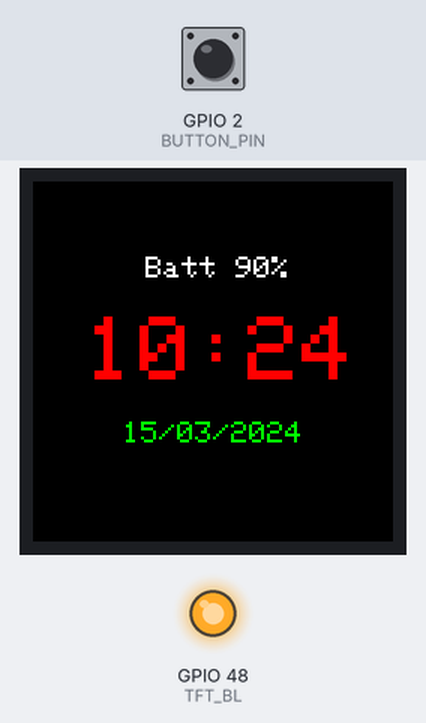
Recording of a sketch running on a simulated ESP32. On the bench: 240×240 colour display, output pins drawn as LEDs (lit = HIGH). The inputs (shaded band) are chosen by the test bench; at power-on: GPIO 2 (BUTTON_PIN) HIGH. WiFi joins after 1.5 s; servers stay silent unless stated; uploads are accepted with an empty reply; the local clock reads 2024-03-15 10:24:30 at power-on unless the sketch sets it; the camera gives no picture; what the sketch prints to the serial monitor is not drawn.

Above: at 3.7 s.
3.8 s: GPIO 2 (BUTTON_PIN) pulled LOW for 3.2 s
At 7.6 s:
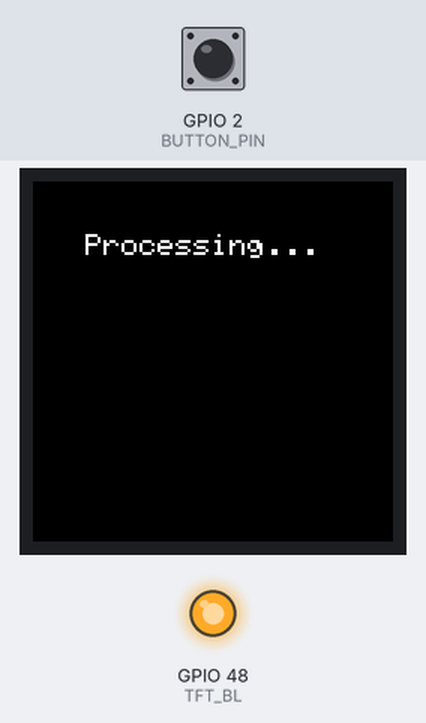
10.0 s: GPIO 2 (BUTTON_PIN) pulled LOW for 1 s
At 12.0 s:
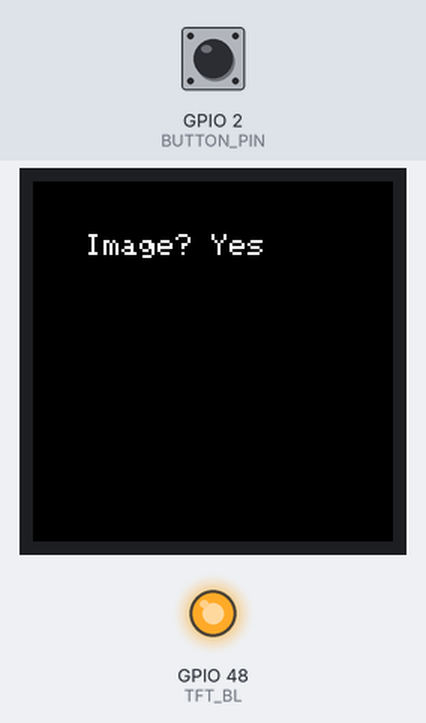
12.5 s: GPIO 2 (BUTTON_PIN) pulled LOW for 3.2 s
At 18.3 s:
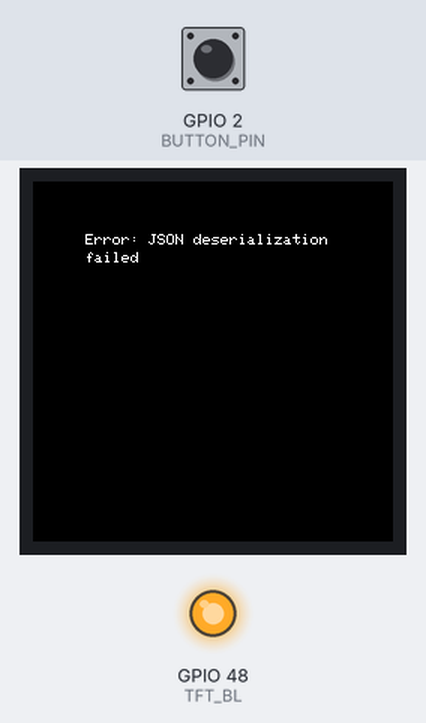
18.6 s: GPIO 2 (BUTTON_PIN) pulled LOW for 0.25 s
At 20.4 s:
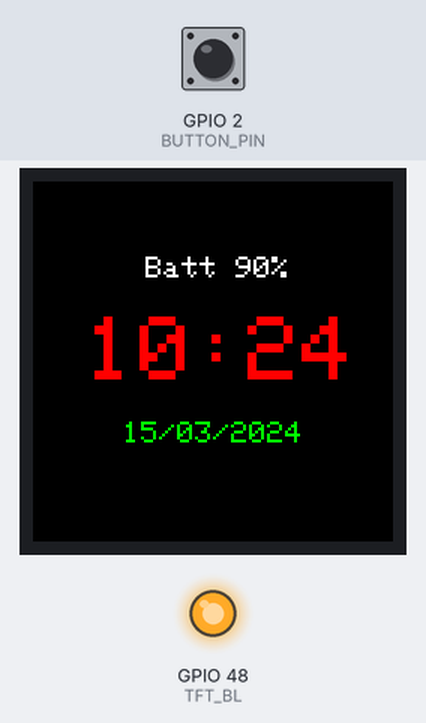
20.7 s: GPIO 2 (BUTTON_PIN) pulled LOW for 0.25 s
At 22.0 s:
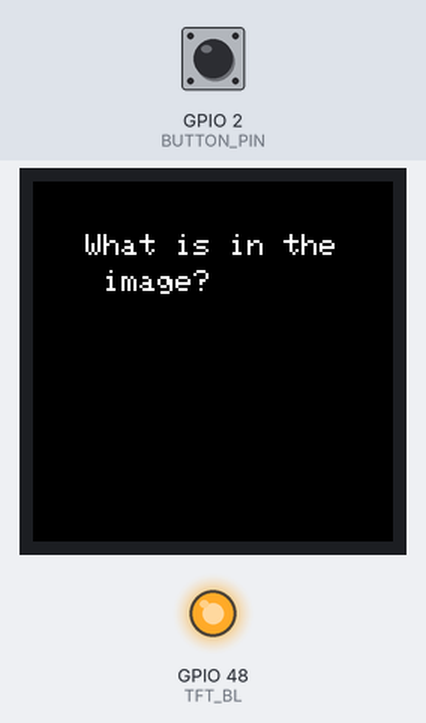
22.6 s: GPIO 2 (BUTTON_PIN) pulled LOW for 0.25 s
At 24.4 s:
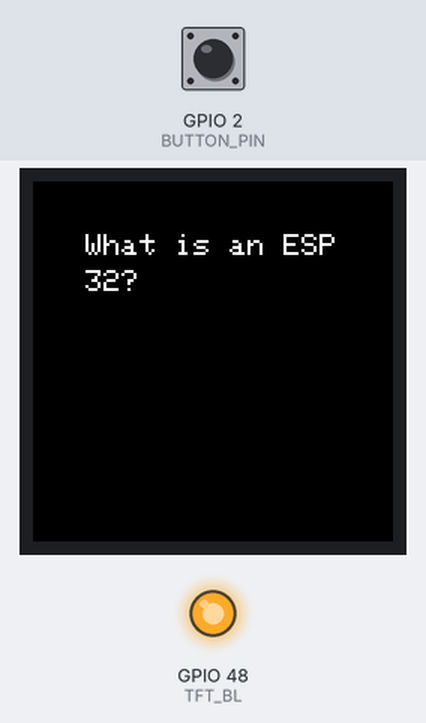
Timing chart, 0 to 25.4 s (numbered marks = the images above; inputs shaded):
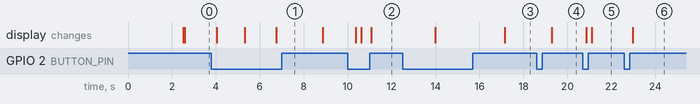

The sketch:

main.ino
```cpp
// Author: Max Finch
// Date: 02/09/2024


#include <WiFi.h>
#include "openai_functions.h"
#include "espcam_functions.h"
#include "display_functions.h"
#include <freertos/FreeRTOS.h>
#include <freertos/task.h>
#define BUTTON_PIN  2


const char* ssid = "Transponder Snail";
const char* password = "";
const char* apiKey = "";
const char* content = "\"You are an AI assistant named Alex. You sound professional and don't talk more than needed. You are able to explain things simply and can give real life examples to complex concepts asked by the user.\"";


enum DisplayMode {
  QUESTION_CYCLE,
  DISPLAY_TIME_DATE,
  IMAGE_YN,
  TAKE_IMG,
  PROCESSING,
  DISP_OUTPUT
};

enum TaskState {
  INITIAL,
  WAIT_FOR_INPUT,
  WAIT_FOR_IMAGE_DECISION,
  WAIT_FOR_IMAGE_CAPTURE,
  PROCESS_QUERY
};

TaskState state = INITIAL;
String response = "";
const char* questions[] = {
    "Who are you?",
    "What is in the image?",
    "What is an ESP32?"
};

const int questionsCount = sizeof(questions) / sizeof(questions[0]);
int currentQuestionIndex = 0;
unsigned long buttonPressStartTime = 0;
bool isButtonBeingPressed = false;
volatile DisplayMode displayMode = DISPLAY_TIME_DATE; // Default to showing time and date


void DisplayTask(void * parameter) {
  for (;;) {

    if (displayMode == QUESTION_CYCLE)
    {
        delay(50);
    }else if (displayMode == DISPLAY_TIME_DATE) {
      updateDisplay();
    } else if (displayMode == IMAGE_YN) {

    } else if (displayMode == TAKE_IMG) {
      displayText("Take Image", 2, 12, 24);

    }else if (displayMode == PROCESSING) {
      displayText("Processing...", 2, 12, 24);

    }else if (displayMode == DISP_OUTPUT) {
      displayText(response);

    }

    vTaskDelay(pdMS_TO_TICKS(1000)); // Refresh rate
  }
}


void AITask(void * parameter) {


    TaskState state = INITIAL;
    static String imageUrl = "";
    static String input = "";
    bool isButtonBeingPressed = false;
    unsigned long buttonPressStartTime = 0;
    bool isImageNeeded = false;

    for (;;) {

        switch (state) {
            case INITIAL:
              // Stay in this state until the button is pressed to start the interaction
              if (digitalRead(BUTTON_PIN) == LOW) {
                // Debounce and ensure it's a genuine press
                delay(50);
                if (digitalRead(BUTTON_PIN) == LOW) {
                  displayMode = QUESTION_CYCLE; // Move to displaying questions
                  state = WAIT_FOR_INPUT; // Update state to start cycling questions
                  displayText(questions[currentQuestionIndex], 2, 12, 24); // Show the first question immediately
                }
              }
              vTaskDelay(pdMS_TO_TICKS(100));
              break;
            case WAIT_FOR_INPUT:

              if (digitalRead(BUTTON_PIN) == LOW ) { // Button is pressed
                if (!isButtonBeingPressed) { // Initial press
                    isButtonBeingPressed = true;
                    buttonPressStartTime = millis();
                } else if (millis() - buttonPressStartTime > 1000) { // Long press
                    // Select the current question
                    input = questions[currentQuestionIndex];
                    Serial.println(input);
                    isButtonBeingPressed = false; // Reset press detection
                    displayMode = IMAGE_YN;
                    state = WAIT_FOR_IMAGE_DECISION;
                    displayText(isImageNeeded ? "Image? Yes" : "Image? No", 2, 12, 24);

                }
              } else if (isButtonBeingPressed) { // Button was released before a long press
                  isButtonBeingPressed = false;
                  currentQuestionIndex = (currentQuestionIndex + 1) % questionsCount; // Cycle to the next question
                  displayText(questions[currentQuestionIndex], 2, 12, 24);
                  Serial.println(questions[currentQuestionIndex]); // Debug print, show next question

              }
              vTaskDelay(pdMS_TO_TICKS(100));
              break;

            case WAIT_FOR_IMAGE_DECISION:

              if (digitalRead(BUTTON_PIN) == LOW ) { // Button is pressed
                    if (!isButtonBeingPressed) {
                        isButtonBeingPressed = true;
                        buttonPressStartTime = millis();
                    } else if (millis() - buttonPressStartTime > 1000) { // Long press
                      state = isImageNeeded ? WAIT_FOR_IMAGE_CAPTURE : PROCESS_QUERY;
                      displayMode = isImageNeeded ? TAKE_IMG : PROCESSING;
                      delay(1000);

                    }
              } else if (isButtonBeingPressed) { // Button was released before a long press
                  isButtonBeingPressed = false;
                  isImageNeeded = !isImageNeeded;
                  displayText(isImageNeeded ? "Image? Yes" : "Image? No", 2, 12, 24);

              }

              vTaskDelay(pdMS_TO_TICKS(100));
              break;

            case WAIT_FOR_IMAGE_CAPTURE:
                // Assuming button press is detected in WAIT_FOR_IMAGE_DECISION
                // and sets `imageUrl` appropriately. This state exists to wait for that process to complete.

                if (!imageUrl.isEmpty() || digitalRead(BUTTON_PIN) == LOW) { // Check if image URL is set or button is pressed
                    if (digitalRead(BUTTON_PIN) == LOW) {
                        delay(50); // Debounce delay

                        Serial.println("Taking image....");
                        imageUrl = uploadImageToFirebase(); // Simulate capturing and uploading image
                        Serial.println("Sent the image....");
                        state = PROCESS_QUERY;
                    }

                }
                vTaskDelay(pdMS_TO_TICKS(100));
                break;

            case PROCESS_QUERY:
                displayMode = PROCESSING;
                Serial.println(isImageNeeded && !imageUrl.isEmpty() ? "Processing query with image..." : "Processing text-only query...");
                // Fetch response from OpenAI
                response = getResponseFromOpenAI(input, imageUrl, apiKey, content);
                displayMode = DISP_OUTPUT;
                Serial.println(response);
                // Display the response for 5-10 seconds

                for(;;){
                  if(digitalRead(BUTTON_PIN) == LOW){
                    if (digitalRead(BUTTON_PIN) == LOW) {
                      delay(50); // Debounce delay
                      // Then revert to the normal watch face
                      displayMode = DISPLAY_TIME_DATE;
                      // Reset for the next query cycle
                      isImageNeeded = false;
                      imageUrl = ""; // Clear the image URL
                      input = ""; // Clear the input
                      state = INITIAL; // Reset state to initial
                       vTaskDelay(pdMS_TO_TICKS(100));
                      break;
                    }
                  }
                }
                break;
        }

        vTaskDelay(pdMS_TO_TICKS(100)); // Small delay to prevent CPU hogging
    }
}


void setup() {
  Serial.begin(115200); // Increase baud rate for faster serial communication
  Serial.println("Starting...");
  pinMode(BUTTON_PIN, INPUT_PULLUP);

  //Initialize Camera
  cameraSetup();

  // Connect to Wi-Fi network
  WiFi.begin(ssid, password);
  Serial.print("Connecting to WiFi...");
  while (WiFi.status() != WL_CONNECTED) {
    delay(1000);
    Serial.print(".");
  }
  Serial.println("\nConnected to WiFi. Type your question or 'EXIT' to end the conversation.");
  initializeDisplay();


  // Create tasks for display and AI functionality
  xTaskCreate(DisplayTask, "Display Task", 10000, NULL, 1, NULL);
  xTaskCreate(AITask, "AI Task", 14000, NULL, 1, NULL);
}

// Nothing inside loop() because everything is a task
void loop() {


}
```

display_functions.cpp
```cpp
#include "display_functions.h"

// Display constructor for primary hardware SPI connection
Adafruit_GC9A01A tft = Adafruit_GC9A01A(TFT_CS, TFT_DC, TFT_RST);

void initializeDisplay() {
  SPI.begin(TFT_SCLK, -1, TFT_MOSI, TFT_CS); // Initialize SPI
  tft.begin(); // Initialize the display
  tft.fillScreen(GC9A01A_BLACK); // Clear the screen

  pinMode(TFT_BL, OUTPUT);
  digitalWrite(TFT_BL, HIGH); // Turn on backlight

  // Assuming WiFi connection is established before this is called
  configTime(-6 * 3600, 0, "pool.ntp.org", "time.nist.gov");
  setenv("TZ", "CST6CDT,M3.2.0,M11.1.0", 1);
  tzset();

  // Wait for time to be set
  unsigned long startAttemptTime = millis();
  while (time(nullptr) < 24 * 3600) {
    if (millis() - startAttemptTime > 5000) {
      Serial.println("Failed to obtain time, retrying...");
      startAttemptTime = millis();
    }
    delay(100);
  }
  Serial.println("Time synchronized");
}

void updateDisplay() {
  // Logic to update time, date, and static battery level
  time_t currTime;
  time(&currTime);
  struct tm *timeinfo = localtime(&currTime);

  char timeStr[6];
  snprintf(timeStr, sizeof(timeStr), "%02d:%02d", timeinfo->tm_hour, timeinfo->tm_min);

  char dateStr[11];
  snprintf(dateStr, sizeof(dateStr), "%02d/%02d/%04d", timeinfo->tm_mday, timeinfo->tm_mon + 1, timeinfo->tm_year + 1900);

  tft.fillScreen(GC9A01A_BLACK); // Clear the screen for fresh update

  // Display static battery level text
  tft.setCursor(75, 50);
  tft.setTextSize(2);
  tft.setTextColor(GC9A01A_WHITE);
  tft.print("Batt 90%");

  // Display current time
  tft.setCursor(35, 90);
  tft.setTextColor(GC9A01A_RED);
  tft.setTextSize(6);
  tft.print(timeStr);

  // Display current date
  tft.setCursor(60, 160);
  tft.setTextSize(2);
  tft.setTextColor(GC9A01A_GREEN);
  tft.println(dateStr);
}


// Function to display the alphabet, repeated as necessary to fill the screen
void displayText(const String& textToDisplay, int textSize, int charWidth, int charHeight) {
  tft.fillScreen(GC9A01A_BLACK); // Clear the screen

  // Set text properties
  tft.setTextSize(textSize); // Choose text size 2 for larger characters
  tft.setTextColor(GC9A01A_WHITE);

  // Estimate the width and height of a character block at textSize(2)
  //charWidth  // Width of a character block at textSize(2), adjust as needed
  //charHeight // Height of a character block at textSize(2), adjust as needed

  // Calculate the maximum square size within the circular display
  int maxSquareSide = (int)(tft.width() / sqrt(2)); // Side length of the largest square that fits within the circle

  // Calculate the number of characters per line and number of lines that fit in the square
  int charsPerLine = maxSquareSide / charWidth;
  int lineCount = maxSquareSide / charHeight;

  // Calculate the starting positions to center the square in the circle
  int startX = (tft.width() - maxSquareSide) / 2;
  int startY = (tft.height() - maxSquareSide) / 2;

  int textLength = textToDisplay.length();

  // Start from the calculated Y position
  for (int line = 0; line < lineCount; line++) {
    // Set cursor position for this line, starting from the calculated X position
    tft.setCursor(startX, startY + (line * charHeight));

    // Determine the substring to print for this line
    int startCharPos = line * charsPerLine;
    int endCharPos = startCharPos + charsPerLine;
    endCharPos = endCharPos > textLength ? textLength : endCharPos; // Don't go past the end of the text
    String lineText = textToDisplay.substring(startCharPos, endCharPos);

    // Print characters for this line
    tft.print(lineText);

    // If we've reached the end of the text, break out of the loop
    if (endCharPos >= textLength) {
      break;
    }
  }
}
```

display_functions.h
```cpp
#ifndef DISPLAY_FUNCTIONS_H
#define DISPLAY_FUNCTIONS_H

#include "Adafruit_GFX.h"
#include "Adafruit_GC9A01A.h"
#include "time.h"
#include "SPI.h"

// Define pins for ESP32-S3 for the display interface
#define TFT_CS   47
#define TFT_DC   20
#define TFT_RST  21
#define TFT_BL   48
#define TFT_SCLK 36
#define TFT_MOSI 14

extern Adafruit_GC9A01A tft; // Make the display object available externally

void initializeDisplay();
void updateDisplay();
void displayText(const String& textToDisplay, int textSize=1, int charWidth=6, int charHeight=12);

#endif
```

espcam_functions.cpp
```cpp
#include <Arduino.h>
#include "espcam_functions.h"
#define CAMERA_MODEL_ESP32S3_EYE
#include "camera_pins.h"
#include "esp_camera.h"
#include <HTTPClient.h>
#include <ArduinoJson.h>


int imageCounter = 0;
const int maxImages = 15;

String generateUniqueFilename() {
  // Use the image counter to generate a unique filename for each image
  String filename = "myImage_" + String(imageCounter) + ".jpg";
  imageCounter++;
  // Reset the counter if it exceeds the limit (optional)
  if (imageCounter >= maxImages) {
    Serial.println("Image limit reached. Please clear images.");
    // Optionally reset counter or implement mechanism to delete old images
    imageCounter = 0;
  }
  return filename;
}


void cameraSetup() {
  camera_config_t config;
  config.ledc_channel = LEDC_CHANNEL_0;
  config.ledc_timer = LEDC_TIMER_0;
  config.pin_d0 = Y2_GPIO_NUM;
  config.pin_d1 = Y3_GPIO_NUM;
  config.pin_d2 = Y4_GPIO_NUM;
  config.pin_d3 = Y5_GPIO_NUM;
  config.pin_d4 = Y6_GPIO_NUM;
  config.pin_d5 = Y7_GPIO_NUM;
  config.pin_d6 = Y8_GPIO_NUM;
  config.pin_d7 = Y9_GPIO_NUM;
  config.pin_xclk = XCLK_GPIO_NUM;
  config.pin_pclk = PCLK_GPIO_NUM;
  config.pin_vsync = VSYNC_GPIO_NUM;
  config.pin_href = HREF_GPIO_NUM;
  config.pin_sscb_sda = SIOD_GPIO_NUM;
  config.pin_sscb_scl = SIOC_GPIO_NUM;
  config.pin_pwdn = PWDN_GPIO_NUM;
  config.pin_reset = RESET_GPIO_NUM;
  config.xclk_freq_hz = 20000000;
  //config.frame_size = FRAMESIZE_UXGA;
  config.pixel_format = PIXFORMAT_JPEG;
  // config.grab_mode = CAMERA_GRAB_WHEN_EMPTY;
  config.grab_mode = CAMERA_GRAB_LATEST;
  config.jpeg_quality = 12;
  config.fb_count = 1;
  config.frame_size = FRAMESIZE_SVGA;
  config.fb_location = CAMERA_FB_IN_DRAM;


  esp_err_t err = esp_camera_init(&config);
  if (err != ESP_OK) {
    Serial.printf("Camera init failed with error 0x%x", err);
    return;
  }

  sensor_t *s = esp_camera_sensor_get();
  s->set_vflip(s, 0);
  s->set_brightness(s, 2);
  s->set_saturation(s, 0);

}

String uploadImageToFirebase() {
    camera_fb_t * fb = NULL;
    fb = esp_camera_fb_get();
    esp_camera_fb_return(fb); // dispose the buffered image
    fb = NULL; // reset to capture errors

    delay(1000); // Adjust the delay time as needed
    fb = esp_camera_fb_get(); // get fresh image

    if (!fb) {
        //Serial.println("Camera capture failed");
        return "";
    }

    HTTPClient http;
    String filename = generateUniqueFilename();
    // URL for our Firebase Storage
    String url = "https://firebasestorage.googleapis.com/v0/b/llmwatch-bc9e5.appspot.com/o?uploadType=media&name=images/" + filename;

    http.begin(url);
    http.addHeader("Content-Type", "image/jpeg");

    // POST image data
    int httpResponseCode = http.POST(fb->buf, fb->len);

    String responsePayload = "{}";
    if (httpResponseCode == 200) {
        responsePayload = http.getString();
    } else {
        //Serial.print("Error during image upload: ");
        //Serial.println(httpResponseCode);
    }

    http.end(); // Close the connection
    esp_camera_fb_return(fb); // Return the frame buffer back to the driver

    // Parse response to extract the download URL
    DynamicJsonDocument doc(1024);
    deserializeJson(doc, responsePayload);
    String downloadUrl = doc["downloadTokens"].as<String>();

    if (!downloadUrl.isEmpty()) {
        // Construct the download URL
        downloadUrl = "https://firebasestorage.googleapis.com/v0/b/llmwatch-bc9e5.appspot.com/o/images%2F" + filename + "?alt=media&token=" + downloadUrl;

        //Serial.println("Image uploaded successfully: " + downloadUrl);
    } else {
        //Serial.println("Failed to upload image or parse response.");
    }

    return downloadUrl; // Return the download URL or an empty string if failed
}
```

espcam_functions.h
```cpp
#ifndef ESPCAM_FUNCTIONS_H
#define ESPCAM_FUNCTIONS_H
#include <Arduino.h>
#include "esp_camera.h"
#include <HTTPClient.h>
#include <ArduinoJson.h>
void cameraSetup();
String uploadImageToFirebase();
String generateUniqueFilename();

#endif // ESPCAM_FUNCTIONS_H
```

openai_functions.h
```cpp
#ifndef OPENAI_FUNCTIONS_H
#define OPENAI_FUNCTIONS_H
#include <HTTPClient.h>
#include <ArduinoJson.h>


String getResponseFromOpenAI(const String& userPrompt, const String& imageUrl, const char* apiKey, const char* content);
bool isImageUrlAccessible(const String& imageUrl);

#endif
```

Source omitted: openai_functions.cpp (2942 bytes), camera_pins.h (6932 bytes)

Measured:
- after the input at 3.8 s, the display: first changes after 0.24 s (image 1 shows a later state)
- after the input at 10.0 s, the display: first changes after 0.36 s (image 2 shows a later state)
- after the input at 12.5 s, the display: first changes after 1.5 s (image 3 shows a later state)
- after the input at 18.6 s, the display: changes after 0.68 s (image 4)
- after the input at 20.7 s, the display: first changes after 0.15 s (image 5 shows a later state)
- after the input at 22.6 s, the display: changes after 0.37 s (image 6)
